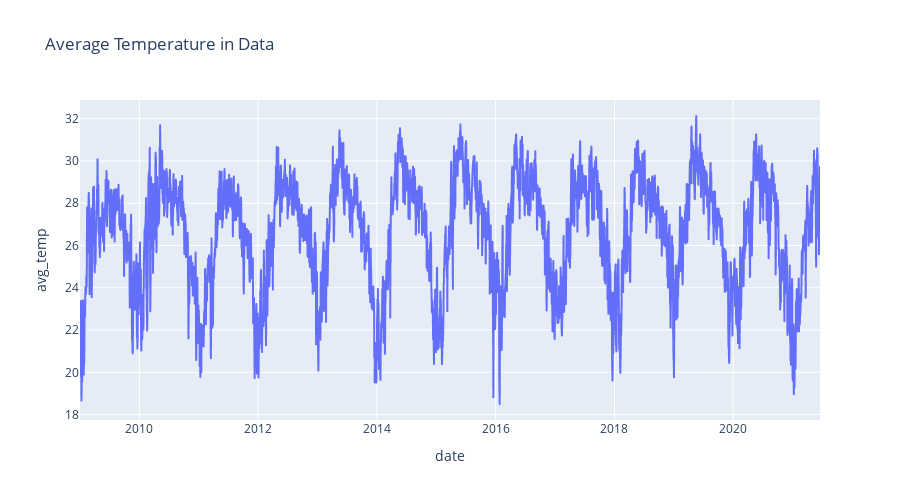

Notebook code cell kept with this figure:
### Markdown cell above
Vẽ biểu đồ thể hiện nhiệt độ trung bình của khu vực xuất hiện trong dữ liệu

### Code cell
fig = px.line(df_grouped, x="date", y="avg_temp", title='Average Temperature in Data', height=500)

fig.show()

### Figure 1 — Plotly figure (JSON) as saved in the notebook; plotly's stock layout.template omitted (floating-point values rounded to 4 significant figures; data arrays with more than 128 entries replaced by an {"elided": "..."} marker saying what was removed)
{"data": [{"hovertemplate": "date=%{x}<br>avg_temp=%{y}<extra></extra>", "legendgroup": "", "line": {"color": "#636efa", "dash": "solid"}, "marker": {"symbol": "circle"}, "mode": "lines", "name": "", "showlegend": false, "type": "scattergl", "x": {"elided": "4549 str values"}, "xaxis": "x", "y": {"elided": "4549 float values"}, "yaxis": "y"}], "layout": {"height": 500, "legend": {"tracegroupgap": 0}, "title": {"text": "Average Temperature in Data"}, "xaxis": {"anchor": "y", "domain": [0, 1], "title": {"text": "date"}}, "yaxis": {"anchor": "x", "domain": [0, 1], "title": {"text": "avg_temp"}}}}
